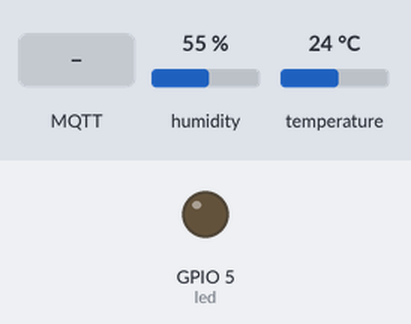
Recording of a sketch running on a simulated ESP32. Shown: output pins drawn as LEDs (lit = HIGH). The test bench sets the inputs (shaded band); at power-on: humidity 55 %, temperature 24 °C. WiFi joins after 1.5 s; servers stay silent unless stated; no MQTT or app messages arrive unless stated; what the sketch prints to the serial monitor is not drawn.

Above: at 1.2 s.
1.3 s: MQTT message "t" arrives on the first subscribed topic
At 1.6 s:
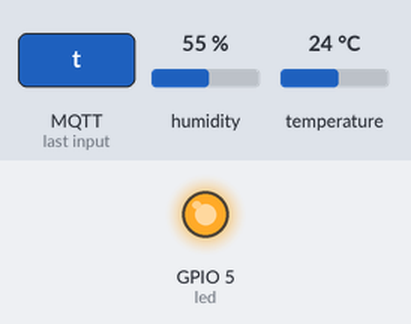
2.8 s: MQTT message "1" arrives on the first subscribed topic
At 3.9 s:
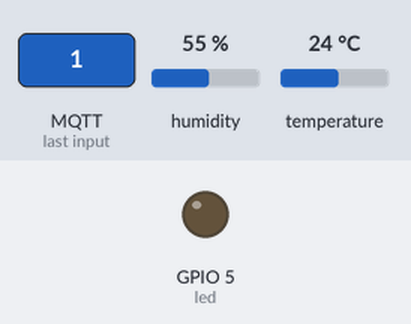
Timing chart, 0 to 5.8 s (numbered marks = the images above; inputs shaded):
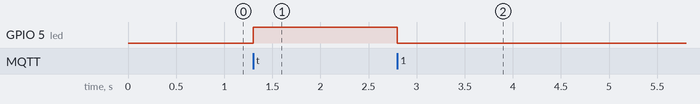

Measured:
- after the input at 1.3 s, GPIO 5 (led): LOW → HIGH at once
- after the input at 2.8 s, GPIO 5 (led): HIGH → LOW at once

The sketch:

Ecoute_EnvoieMessage.ino
```cpp
#include "DHT.h"
#include <WiFi.h>
extern "C" {
#include "freertos/FreeRTOS.h"
#include "freertos/timers.h"
}
#include <AsyncMqttClient.h>

#include <PubSubClient.h>

#define WIFI_SSID "pc-jeremy"
#define WIFI_PASSWORD "jeremyleplusbg"

// Raspberry Pi Mosquitto MQTT Broker
#define MQTT_HOST IPAddress(192, 168, 137, 94)
// For a cloud MQTT broker, type the domain name
//#define MQTT_HOST "example.com"
#define MQTT_PORT 1883

// Temperature MQTT Topics
#define MQTT_PUB_TEMP "esp32/dht/temperature"
#define MQTT_PUB_HUM  "esp32/dht/humidity"

// Digital pin connected to the DHT sensor
#define DHTPIN 4

// Uncomment whatever DHT sensor type you're using
#define DHTTYPE DHT11   // DHT 11
//#define DHTTYPE DHT22   // DHT 22  (AM2302), AM2321
//#define DHTTYPE DHT21   // DHT 21 (AM2301)

// Initialize DHT sensor
DHT dht(DHTPIN, DHTTYPE);

// Variables to hold sensor readings
float temp;
float hum;

AsyncMqttClient mqttClient;
TimerHandle_t mqttReconnectTimer;
TimerHandle_t wifiReconnectTimer;

unsigned long previousMillis = 0;   // Stores last time temperature was published
const long interval = 10000;        // Interval at which to publish sensor readings


const int led = 5;

WiFiClient espClient;
PubSubClient client(espClient);


void callback(char* topic, byte* payload, unsigned int length) {

  Serial.print("Message arrived in topic: ");
  Serial.println(topic);

  Serial.print("Message:");
  for (int i = 0; i < length; i++) {
    Serial.print((char)payload[i]);
    if (i == 0) {
      //Serial.println("boucle if");
      if (payload[i] == 't') {
        digitalWrite(led, HIGH);
      }
      else digitalWrite(led, LOW);
    }
  }
}


void connectToWifi() {
  Serial.println("Connecting to Wi-Fi...");
  WiFi.begin(WIFI_SSID, WIFI_PASSWORD);
}

void connectToMqtt() {
  Serial.println("Connecting to MQTT...");
  mqttClient.connect();
}

void WiFiEvent(WiFiEvent_t event) {
  Serial.printf("[WiFi-event] event: %d\n", event);
  switch (event) {
    case SYSTEM_EVENT_STA_GOT_IP:
      Serial.println("WiFi connected");
      Serial.println("IP address: ");
      Serial.println(WiFi.localIP());
      connectToMqtt();
      break;
    case SYSTEM_EVENT_STA_DISCONNECTED:
      Serial.println("WiFi lost connection");
      xTimerStop(mqttReconnectTimer, 0); // ensure we don't reconnect to MQTT while reconnecting to Wi-Fi
      xTimerStart(wifiReconnectTimer, 0);
      break;
  }
}

void onMqttConnect(bool sessionPresent) {
  Serial.println("Connected to MQTT.");
  Serial.print("Session present: ");
  Serial.println(sessionPresent);
}

void onMqttDisconnect(AsyncMqttClientDisconnectReason reason) {
  Serial.println("Disconnected from MQTT.");
  if (WiFi.isConnected()) {
    xTimerStart(mqttReconnectTimer, 0);
  }
}

/*void onMqttSubscribe(uint16_t packetId, uint8_t qos) {
  Serial.println("Subscribe acknowledged.");
  Serial.print("  packetId: ");
  Serial.println(packetId);
  Serial.print("  qos: ");
  Serial.println(qos);
  }
  void onMqttUnsubscribe(uint16_t packetId) {
  Serial.println("Unsubscribe acknowledged.");
  Serial.print("  packetId: ");
  Serial.println(packetId);
  }*/

void onMqttPublish(uint16_t packetId) {
  Serial.print("Publish acknowledged.");
  Serial.print("  packetId: ");
  Serial.println(packetId);
}

void setup() {
  Serial.begin(115200);
  Serial.println();

  pinMode(led, OUTPUT);

  dht.begin();

  mqttReconnectTimer = xTimerCreate("mqttTimer", pdMS_TO_TICKS(2000), pdFALSE, (void*)0, reinterpret_cast<TimerCallbackFunction_t>(connectToMqtt));
  wifiReconnectTimer = xTimerCreate("wifiTimer", pdMS_TO_TICKS(2000), pdFALSE, (void*)0, reinterpret_cast<TimerCallbackFunction_t>(connectToWifi));

  WiFi.onEvent(WiFiEvent);

  mqttClient.onConnect(onMqttConnect);
  mqttClient.onDisconnect(onMqttDisconnect);
  //mqttClient.onSubscribe(onMqttSubscribe);
  //mqttClient.onUnsubscribe(onMqttUnsubscribe);
  mqttClient.onPublish(onMqttPublish);
  mqttClient.setServer(MQTT_HOST, MQTT_PORT);
  // If your broker requires authentication (username and password), set them below
  //mqttClient.setCredentials("REPlACE_WITH_YOUR_USER", "REPLACE_WITH_YOUR_PASSWORD");
  connectToWifi();

  client.setServer(MQTT_HOST, MQTT_PORT);
  client.setCallback(callback);

  while (!client.connected()) {
    Serial.println("Connecting to MQTT...");

    if (client.connect("ESP32Client")) {

      Serial.println("connected");

    } else {

      Serial.print("failed with state ");
      Serial.print(client.state());
      delay(2000);

    }
  }

  client.subscribe("led");
}

void loop() {
  unsigned long currentMillis = millis();
  // Every X number of seconds (interval = 10 seconds)
  // it publishes a new MQTT message
  if (currentMillis - previousMillis >= interval) {
    // Save the last time a new reading was published
    previousMillis = currentMillis;
    // New DHT sensor readings
    hum = dht.readHumidity();
    // Read temperature as Celsius (the default)
    temp = dht.readTemperature();
    // Read temperature as Fahrenheit (isFahrenheit = true)
    //temp = dht.readTemperature(true);

    // Check if any reads failed and exit early (to try again).
    if (isnan(temp) || isnan(hum)) {
      Serial.println(F("Failed to read from DHT sensor!"));
      return;
    }

    // Publish an MQTT message on topic esp32/dht/temperature
    uint16_t packetIdPub1 = mqttClient.publish(MQTT_PUB_TEMP, 1, true, String(temp).c_str());
    Serial.printf("Publishing on topic %s at QoS 1, packetId: %i", MQTT_PUB_TEMP, packetIdPub1);
    Serial.printf("Message: %.2f \n", temp);

    // Publish an MQTT message on topic esp32/dht/humidity
    uint16_t packetIdPub2 = mqttClient.publish(MQTT_PUB_HUM, 1, true, String(hum).c_str());
    Serial.printf("Publishing on topic %s at QoS 1, packetId %i: ", MQTT_PUB_HUM, packetIdPub2);
    Serial.printf("Message: %.2f \n", hum);

  }

  else {
    client.loop();
    Serial.println("Ecoute");
  }
}
```
